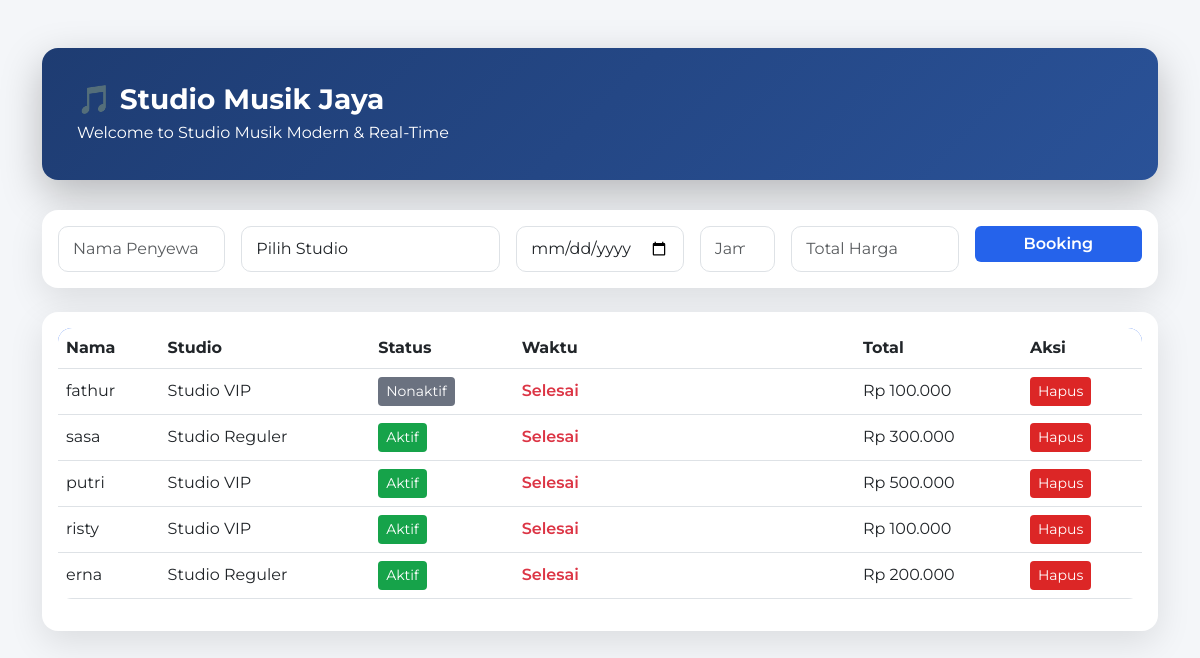
The page / on the database its author committed.
### tables this page shows
CREATE TABLE `reservasi` (
  `id_reservasi` int(11) NOT NULL,
  `nama_penyewa` varchar(100) DEFAULT NULL,
  `id_studio` int(11) DEFAULT NULL,
  `tanggal` date DEFAULT NULL,
  `jam_mulai` time DEFAULT NULL,
  `durasi` int(11) DEFAULT NULL,
  `total_harga` int(11) DEFAULT NULL,
  `waktu_selesai` datetime DEFAULT NULL,
  `status` enum('aktif','nonaktif') DEFAULT 'aktif'
);

CREATE TABLE `studio` (
  `id_studio` int(11) NOT NULL,
  `nama_studio` varchar(50) DEFAULT NULL,
  `harga` int(11) DEFAULT NULL,
  `deskripsi` text DEFAULT NULL,
  `tipe` enum('vip','reguler') NOT NULL
);

### index.php (the view, shortened to what this page needs)
<?php include 'koneksi.php'; ?>
<!DOCTYPE html>
<html lang="id">
<head>
<link href="https://cdn.jsdelivr.net/npm/bootstrap@5.3.0/dist/css/bootstrap.min.css" rel="stylesheet">
</head>
<body>
<div class="container py-5">
<div class="header">
    <h3 class="fw-bold mb-1">🎵 Studio Musik Jaya</h3>
    <p class="mb-0">Welcome to Studio Musik Modern & Real-Time</p>
</div>
<div class="card card-custom mb-4">
<div class="card-body">
<form action="proses.php" method="POST" class="row g-3">
    <div class="col-md-2">
        <input type="text" name="nama" class="form-control" placeholder="Nama Penyewa" required>
    </div>
    <div class="col-md-3">
        <select name="id_studio" id="studio" class="form-control" required>
            <option value="">Pilih Studio</option>
        </select>
    </div>
    <div class="col-md-2">
        <input type="date" name="tanggal" class="form-control" required>
    </div>
    <div class="col-md-1">
        <input type="number" id="durasi" name="durasi" class="form-control" placeholder="Jam" required>
    </div>
    <div class="col-md-2">
        <input type="text" id="total_harga" class="form-control" placeholder="Total Harga" readonly>
    </div>
    <div class="col-md-2">
        <button type="submit" name="pesan" class="btn btn-primary w-100">
            Booking
        </button>
    </div>
</form>
</div>
</div>
<div class="card card-custom">
<div class="card-body table-responsive">
<table class="table align-middle">
<thead>
<tr>
<th>Nama</th>
<th>Studio</th>
<th>Status</th>
<th>Waktu</th>
<th>Total</th>
<th>Aksi</th>
</tr>
</thead>
<tbody>
<?php
$q=mysqli_query($conn,"
    SELECT reservasi.*,studio.nama_studio
    FROM reservasi
    JOIN studio ON reservasi.id_studio=studio.id_studio
");
while($r=mysqli_fetch_assoc($q)){
    $selesai=strtotime($r['waktu_selesai']);
    $mulai=$selesai-($r['durasi']*3600);
?>
<tr>
<td><?= $r['nama_penyewa']; ?></td>
<td><?= $r['nama_studio']; ?></td>
<td>
<?php if($r['status']=='aktif'){ ?>
<a href="proses.php?status=<?= $r['id_reservasi']; ?>&nilai=nonaktif"
   class="btn btn-success btn-sm">Aktif</a>
<?php }else{ ?>
<a href="proses.php?status=<?= $r['id_reservasi']; ?>&nilai=aktif"
   class="btn btn-secondary btn-sm">Nonaktif</a>
<?php } ?>
</td>
<td style="min-width:220px">
<?php if($selesai>time()){ ?>
<small class="countdown"
       data-mulai="<?= $mulai; ?>"
       data-selesai="<?= $selesai; ?>">Loading...</small>
<div class="progress mt-1">
    <div class="progress-bar bg-success progress-waktu"
         data-mulai="<?= $mulai; ?>"
         data-selesai="<?= $selesai; ?>"
         style="width:0%"></div>
</div>
<?php }else{ ?>
<span class="text-danger fw-semibold">Selesai</span>
<?php } ?>
</td>
<td>Rp <?= number_format($r['total_harga'],0,',','.'); ?></td>
<td>
<a href="proses.php?hapus=<?= $r['id_reservasi']; ?>"
   class="btn btn-danger btn-sm">Hapus</a>
</td>
</tr>
<?php } ?>
</tbody>
</table>
</div>
</div>
</div>
</body>
</html>

### index.php (style rules this page uses)
* { font-family:'Montserrat',sans-serif; }
body { background:#f4f6f9; }
.header { background:linear-gradient(135deg,#1e3c72,#2a5298); color:#fff; padding:35px; border-radius:16px; margin-bottom:30px; box-shadow:0 15px 40px rgba(0,0,0,.25); }
.card-custom { border:none; border-radius:16px; box-shadow:0 12px 35px rgba(0,0,0,.1); }
.form-control,select { border-radius:10px; padding:10px 14px; }
.btn-primary { background:#2563eb; border:none; font-weight:600; }
.btn-success { background:#16a34a; border:none; }
.btn-secondary { background:#6b7280; border:none; }
.btn-danger { background:#dc2626; border:none; }
.table { border-radius:14px; overflow:hidden; }
thead { background:#2563eb; color:#fff; }

### rows shown on the page
reservasi: nama_penyewa "fathur", id_studio.nama_studio "Studio VIP", shows "Selesai", total_harga "100.000"
reservasi: nama_penyewa "sasa", id_studio.nama_studio "Studio Reguler", shows "Selesai", total_harga "300.000"
reservasi: nama_penyewa "putri", id_studio.nama_studio "Studio VIP", shows "Selesai", total_harga "500.000"
reservasi: nama_penyewa "risty", id_studio.nama_studio "Studio VIP", shows "Selesai", total_harga "100.000"
reservasi: nama_penyewa "erna", id_studio.nama_studio "Studio Reguler", shows "Selesai", total_harga "200.000"
